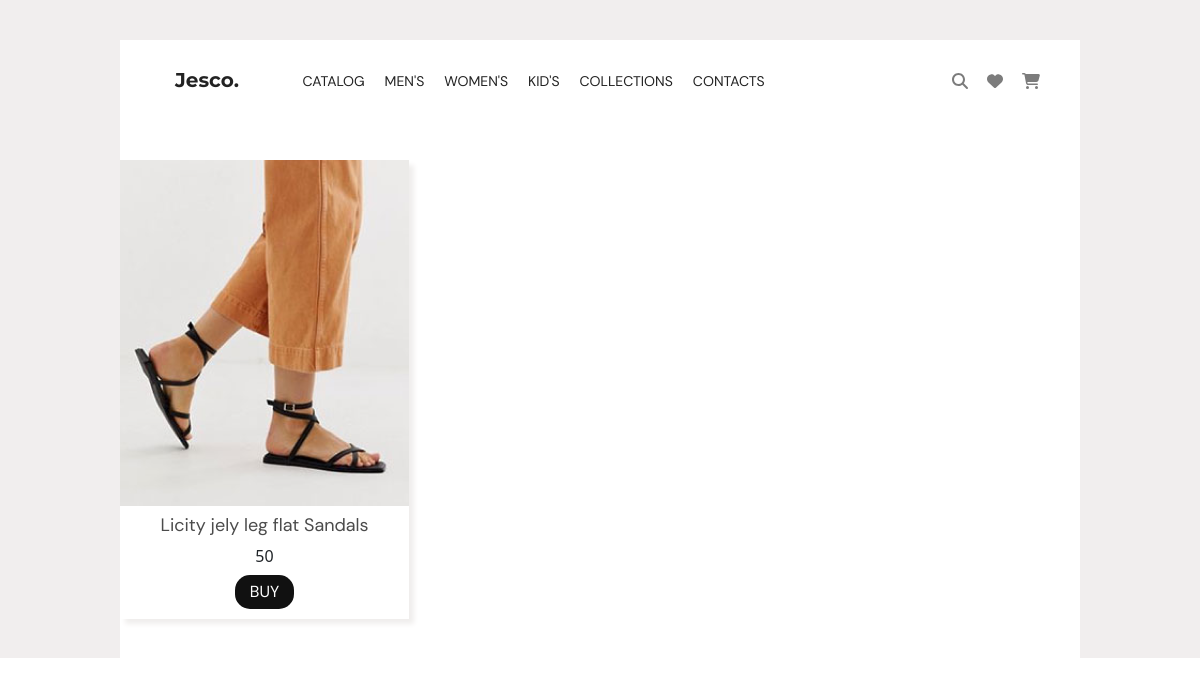
The page /1 on the database its author committed.
### web/models.py (models this page shows, shortened)
class Products(models.Model):
    id = models.AutoField('id', primary_key=True)
    title = models.CharField('title', max_length=200, default="")
    id_categories = models.ForeignKey('Categories', on_delete=models.SET_NULL, null=True)
    id_brand = models.ForeignKey('Brands', on_delete=models.SET_NULL, null=True)
    id_type = models.ForeignKey('Type', on_delete=models.SET_NULL, null=True)
    img = models.ImageField(default="")
    price = models.IntegerField('price')
    size = models.ForeignKey('Size', on_delete=models.SET_NULL, null=True)
    is_best_seller = models.BooleanField(default=False)
    is_new_arrivals = models.BooleanField(default=False)
    class Meta:
        verbose_name = 'Товар'
        verbose_name_plural = 'Товары'

### web/views.py (the view)
# urls.py: path('<int:pk>', views.ViewDetailsProduct.as_view(), name= 'view_detail_product')
class ViewDetailsProduct(DetailView):
    model = Products
    template_name = 'web/view_details_product.html'
    context_object_name = 'id'

### templates/web/view_details_product.html (shortened to what this page needs)
{% load static %}
<!DOCTYPE html>
<html lang="en">
<head>
    <link rel="stylesheet" href="{% static 'css/reset.css'%}"/>
    <link rel="stylesheet" href="{% static 'css/style.css'%}"/>
    <link href="{% static 'fontawesome_free/css/all.min.css' %}" rel="stylesheet" type="text/css">
    <link href="{% static 'fontawesomefree/css/fontawesome.css' %}" rel="stylesheet" type="text/css">
    <link href="{% static 'fontawesomefree/css/brands.css' %}" rel="stylesheet" type="text/css">
    <link href="{% static 'fontawesomefree/css/solid.css' %}" rel="stylesheet" type="text/css">
    <link href="{% static 'fontawesomefree/css/regular.css' %}" rel="stylesheet" type="text/css">
    <link href="https://cdn.jsdelivr.net/npm/bootstrap@5.0.2/dist/css/bootstrap.min.css" rel="stylesheet"
>
</head>
<body>
<div class="wrapper">
    {% include 'web/header.html' %}
    <main class="page">
        <section class="page-main__catalog _container ">
            <div class="main-catalog__lists">
                <div class="main-catalog__list">
                    <img src="{{ id.img.url }}" alt="">
                    <div class="product__title">
                        {{ id.title }}
                    </div>
                    <div class="product__desc">
                        {{ id.price  }}
                    </div>
                    <div class="product__buy">
                        <button class="buy_now">
                            BUY
                        </button>
                    </div>
                </div>
            </div>
        </section>
    </main>
</div>
</body>
</html>

### static/css/style.css (style rules this page uses)
body { width: 100%; background: #F1EEEE; }
img { object-fit: cover; }
.wrapper { background: #F1EEEE; padding-top: 50px; min-width: 100%; }
._container { width: 80%; margin: 0 auto; background: #ffff; }
body { background: #dfedee; transition: all 0.5s ease; }
.page-main__catalog { display: flex; flex-direction: row; padding-top: 40px; }
.main-catalog__lists { display: flex; flex-direction: row; flex-wrap: wrap; justify-content: left; }
.main-catalog__list { margin-right: 35px; text-align: center; padding-bottom: 10px; box-shadow: 5px 5px 5px #F0EEED; margin-bottom: 39px; }
.product__title { font-family: DM_Sans_Regular; font-size: 18px; line-height: 18px; color: #4B4B4B; padding: 10px 0; }
.buy_now { margin-top: 7px; background: #111111; color: #FFFFFF; border: none; padding: 5px 15px; border-radius: 15px; font-family: DM_Sans_Regular; }
@media (max-width: 1224px ) { .wrapper { padding-top: 40px; } }

### rows shown on the page
Products: img (picture), title "Licity jely leg flat Sandals", price "50"
